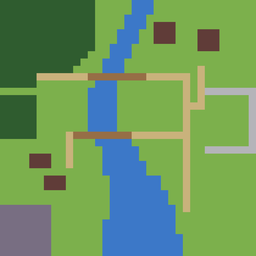
#> input picture scripts/tiles/segnew.png, 256 x 256 px, shrunk from 2240 x 2240 before the run
$ python flatten_tile.py segnew.png segnew.png 1.0
#> lines starting #> are read from the running program, lines starting #| are printed output that depends on the picture
#> in main, im is the input picture: shape (256, 256, 3); mean R, G, B 107.6, 150.1, 96.3
"""Flatten a tile's low-frequency luminance gradient (de-vignette).

GPT-Image tends to bake a subtle top-left-light / bottom-right-shadow gradient
even when told "flat lighting". On a tiled ground texture that corner-darkening
repeats as a visible grid and breaks edge matching. This removes the low-frequency
brightness trend while keeping local texture, using a WRAP-mode gaussian so the
result stays tileable.

Use on ground tiles (grass/road/dirt/sand/water) as a standard finishing step.

Usage:
  python scripts/tiles/flatten_tile.py in.png out.png [sigma_frac=0.25]
"""
from __future__ import annotations

import sys

import numpy as np
from PIL import Image
from scipy.ndimage import gaussian_filter


def flatten(img: np.ndarray, sigma_frac: float = 0.25) -> np.ndarray:
#> called with sigma_frac = 1
    a = img.astype(np.float32)
    h, w = a.shape[:2]
#> h = 256; w = 256
    sigma = max(h, w) * sigma_frac
#> sigma = 256
    out = np.empty_like(a)
    for c in range(a.shape[2]):
        low = gaussian_filter(a[:, :, c], sigma, mode="wrap")  # low-freq trend (tileable)
        out[:, :, c] = a[:, :, c] * (low.mean() / np.maximum(low, 1e-3))
#> this loop made 3 passes
#> pass 3, in flatten, `low = gaussian_filter(a[:, :, c], sigma, mode="wrap")`:
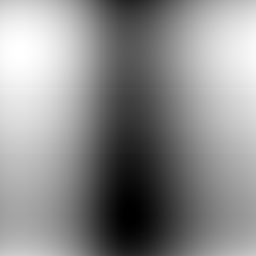
#> low: shape (256, 256) float32; min 96.26, max 96.26, mean 96.3; drawn with min black and max white
    return np.clip(out, 0, 255).astype(np.uint8)


def main() -> None:
    src, dst = sys.argv[1], sys.argv[2]
    sf = float(sys.argv[3]) if len(sys.argv) > 3 else 0.25
    im = np.array(Image.open(src).convert("RGB"))
    Image.fromarray(flatten(im, sf), "RGB").save(dst)
    print("wrote", dst)


if __name__ == "__main__":
    main()
